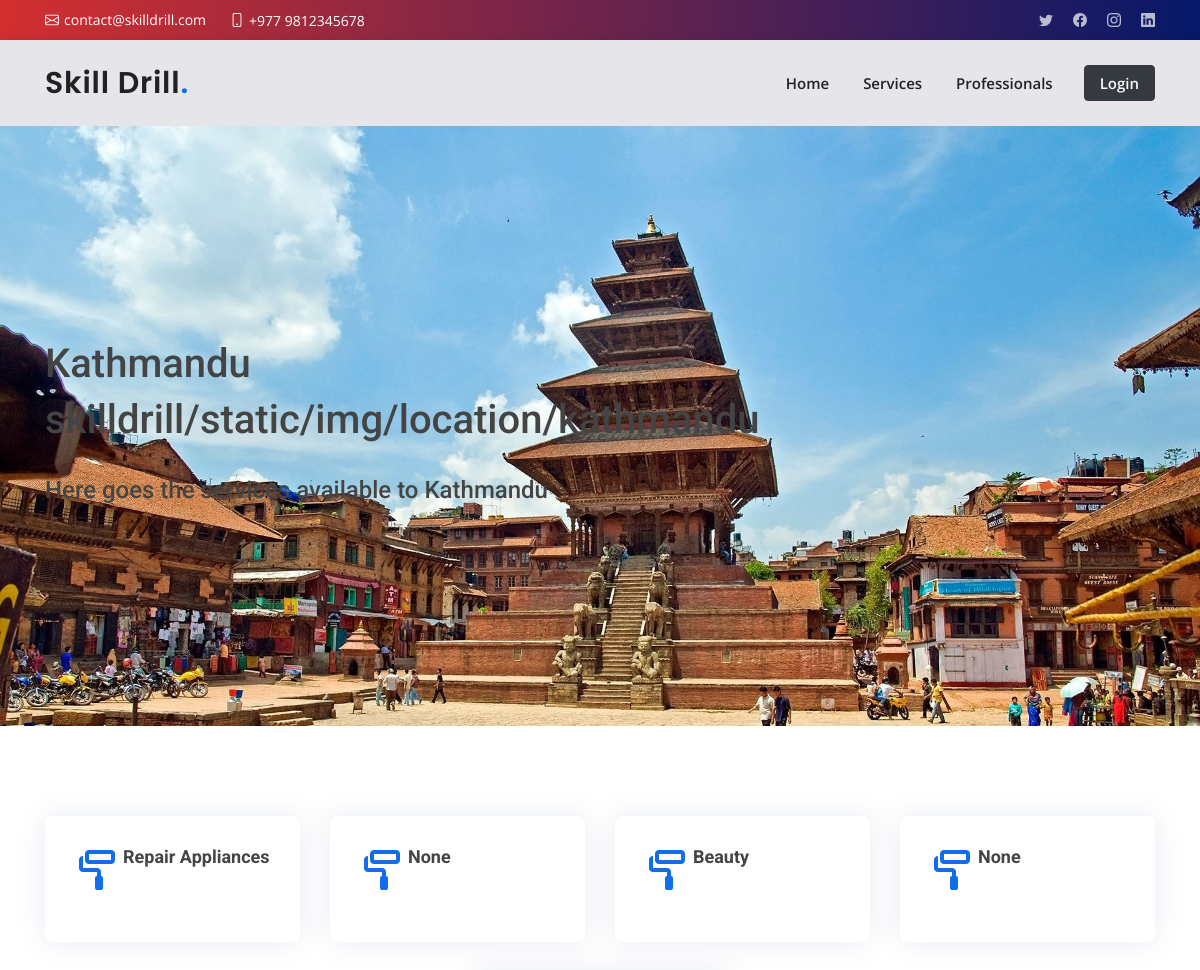
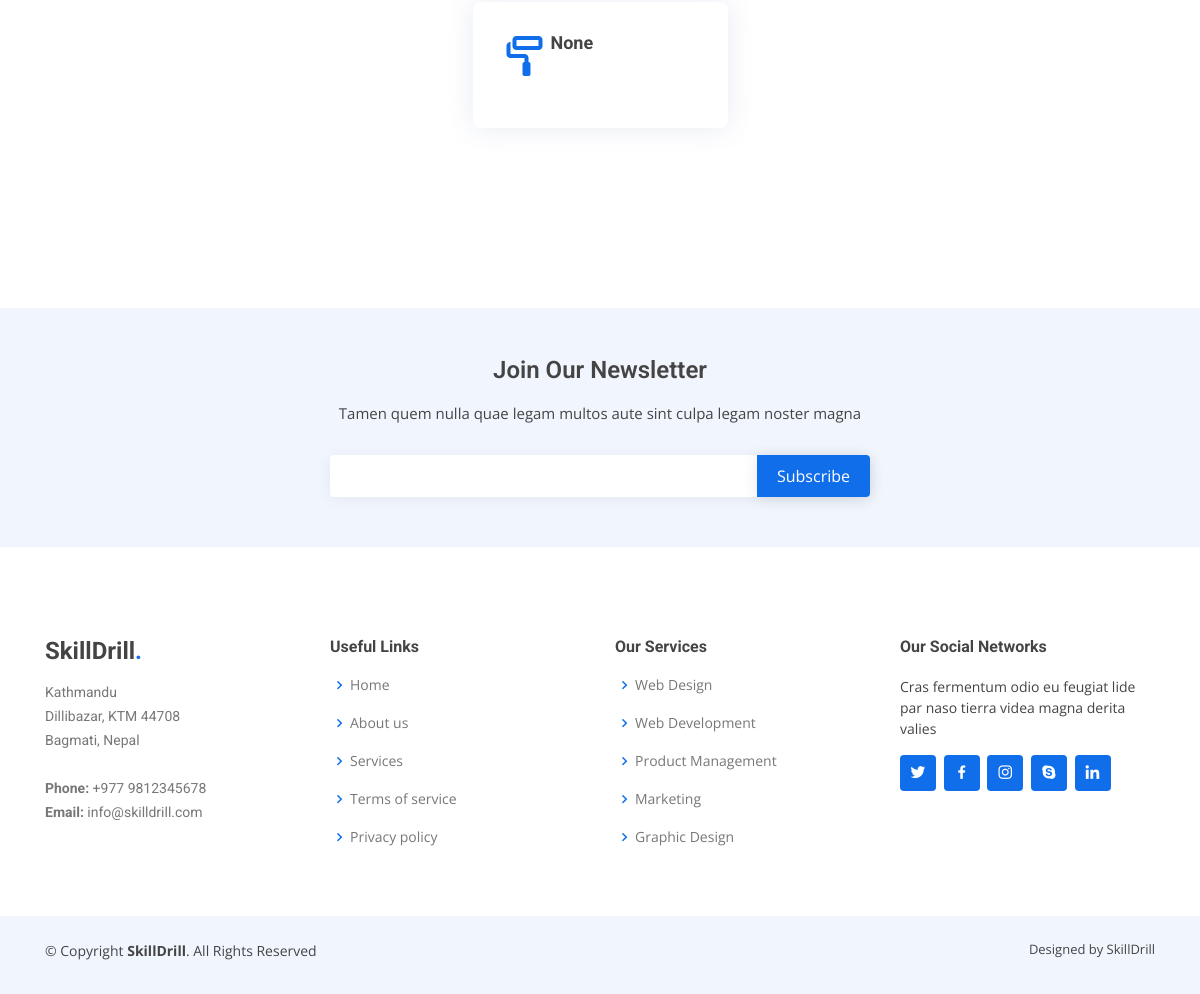
/locations/Kathmandu, run on the app's committed database (2 pictures, top to bottom).
### locations/models.py (models this page shows, shortened)
class Location(models.Model):
    location = models.CharField(max_length=200, null=True)
    cover = models.FileField(upload_to='skilldrill/static/img/location', default='img/location/kathmandu.jpeg')

class Services(models.Model):
    category = models.ForeignKey(Category, null=True, on_delete=models.CASCADE, related_name="rel_cat")
    title = models.CharField(max_length=200)
    charge = models.IntegerField()
    time = models.IntegerField(null=True)
    description = models.CharField(max_length=2000, null=True)
    professional = models.CharField(max_length=100) #Todo: Many to Many
    location = models.ManyToManyField(Location, blank=True, related_name="services")

class Category(models.Model):
    category = models.CharField(max_length=200)
    manager = models.CharField(max_length=100)
    def __str__(self):
        return self.category

### locations/views.py (the view)
# urls.py: path('<str:location_name>', views.location, name="location"),
def location(request, location_name): #, service_id
    locations = Location.objects.get(location=location_name)
    category = Category.objects.all()
    return render(request, "locations/location.html",{
        "locations":locations, "services":locations.services.all(), "category":locations.services.all()
    })

### locations/templates/locations/location.html (shortened to what this page needs)
{% extends 'layout.html' %}
{% load static %}
{% block body %}
{% include 'servicesNavbar.html' %}
<section id="lochero" style="background-image: url({% static 'img/location/bhaktapur.jpeg' %});" class="d-flex align-items-center">
  <div class="container" data-aos="zoom-out" data-aos-delay="100">
    <h1>{{ locations.location }}</h1>
    <h1>{{ locations.cover }}</h1>
    <h4>Here goes the services available to {{ locations.location }}</h4>
  </div>
</section>
<section id="featured-services" class="featured-services">
  <div class="container rounded">
    <div class="row justify-content-center">
      {% for cats in category %}
      <div class="col-md-6 col-lg-3 mb-5 mb-lg-0" type="button" data-toggle="modal" data-target=#modalCate>
        <div class="icon-box d-flex ">
          <div class="icon"><i class="bx bx-paint-roll"></i></div>
          <h4 class="title">{{ cats.category }}</h4>
        </div>
      </div>
      {% empty %}
      <h3>No Services Available</h3>
      {% endfor %}
    </div>
  </div>
</section>
<section>
</section>
{% endblock %}

### skilldrill/templates/layout.html (shortened to what this page needs)
<!DOCTYPE html>
{% load static %}
<html lang="en">
<head>
<link rel="stylesheet" href="https://maxcdn.bootstrapcdn.com/bootstrap/4.0.0/css/bootstrap.min.css">
<link href="{% static 'vendor/aos/aos.css' %}" rel="stylesheet">
<link href="{% static 'vendor/bootstrap/css/bootstrap.min.css'%}" rel="stylesheet">
<link href="{% static 'vendor/bootstrap-icons/bootstrap-icons.css'%}" rel="stylesheet">
<link href="{% static 'vendor/boxicons/css/boxicons.min.css' %}" rel="stylesheet">
<link href="{% static 'vendor/glightbox/css/glightbox.min.css' %}" rel="stylesheet">
<link href="{% static 'vendor/swiper/swiper-bundle.min.css' %}" rel="stylesheet">
<link href="https://maxcdn.bootstrapcdn.com/font-awesome/4.7.0/css/font-awesome.min.css" rel="stylesheet" />
<link rel="stylesheet" href="{% static 'css/bootstrap/bootstrap.min.css' %}">
<link href="{% static 'css/style.css' %}" rel="stylesheet">
</head>
<body>
{% block body %}
{% endblock %}
  <footer id="footer">
    <div class="footer-newsletter">
      <div class="container">
        <div class="row justify-content-center">
          <div class="col-lg-6">
            <h4>Join Our Newsletter</h4>
            <p>Tamen quem nulla quae legam multos aute sint culpa legam noster magna</p>
            <form action="" method="post">
              <input type="email" name="email"><input type="submit" value="Subscribe">
            </form>
          </div>
        </div>
      </div>
    </div>
    <div class="footer-top">
      <div class="container">
        <div class="row">
          <div class="col-lg-3 col-md-6 footer-contact">
            <h3>SkillDrill<span>.</span></h3>
            <p>
              Kathmandu <br>
              Dillibazar, KTM 44708<br>
              Bagmati, Nepal <br><br>
              <strong>Phone:</strong> +977 9812345678<br>
              <strong>Email:</strong> info@skilldrill.com<br>
            </p>
          </div>
          <div class="col-lg-3 col-md-6 footer-links">
            <h4>Useful Links</h4>
            <ul>
              <li><i class="bx bx-chevron-right"></i> <a href="#">Home</a></li>
              <li><i class="bx bx-chevron-right"></i> <a href="#">About us</a></li>
              <li><i class="bx bx-chevron-right"></i> <a href="#">Services</a></li>
              <li><i class="bx bx-chevron-right"></i> <a href="#">Terms of service</a></li>
              <li><i class="bx bx-chevron-right"></i> <a href="#">Privacy policy</a></li>
            </ul>
          </div>
          <div class="col-lg-3 col-md-6 footer-links">
            <h4>Our Services</h4>
            <ul>
              <li><i class="bx bx-chevron-right"></i> <a href="#">Web Design</a></li>
              <li><i class="bx bx-chevron-right"></i> <a href="#">Web Development</a></li>
              <li><i class="bx bx-chevron-right"></i> <a href="#">Product Management</a></li>
              <li><i class="bx bx-chevron-right"></i> <a href="#">Marketing</a></li>
              <li><i class="bx bx-chevron-right"></i> <a href="#">Graphic Design</a></li>
            </ul>
          </div>
          <div class="col-lg-3 col-md-6 footer-links">
            <h4>Our Social Networks</h4>
            <p>Cras fermentum odio eu feugiat lide par naso tierra videa magna derita valies</p>
            <div class="social-links mt-3">
              <a href="#" class="twitter"><i class="bx bxl-twitter"></i></a>
              <a href="#" class="facebook"><i class="bx bxl-facebook"></i></a>
              <a href="#" class="instagram"><i class="bx bxl-instagram"></i></a>
              <a href="#" class="google-plus"><i class="bx bxl-skype"></i></a>
              <a href="#" class="linkedin"><i class="bx bxl-linkedin"></i></a>
            </div>
          </div>
        </div>
      </div>
    </div>
    <div class="container py-4">
      <div class="copyright">
        &copy; Copyright <strong><span>SkillDrill</span></strong>. All Rights Reserved
      </div>
      <div class="credits">
        Designed by SkillDrill</a>
      </div>
    </div>
  </footer>
</body>
</html>

### skilldrill/templates/servicesNavbar.html (shortened to what this page needs)
{% load static %}
<section id="topbar" class="d-flex align-items-center ">
  <div class="container d-flex justify-content-center justify-content-md-between">
    <div class="contact-info d-flex align-items-center">
      <i class="bi bi-envelope d-flex align-items-center"><a href="mailto:contact@example.com">contact@skilldrill.com</a></i>
      <i class="bi bi-phone d-flex align-items-center ms-4"><span>+977 9812345678</span></i>
    </div>
    <div class="social-links d-none d-md-flex align-items-center">
      <a href="#" class="twitter"><i class="bi bi-twitter"></i></a>
      <a href="#" class="facebook"><i class="bi bi-facebook"></i></a>
      <a href="#" class="instagram"><i class="bi bi-instagram"></i></a>
      <a href="#" class="linkedin"><i class="bi bi-linkedin"></i></a>
    </div>
  </div>
</section>
<header id="header" class="d-flex align-items-center blur-backdrop-filter">
  <div class="container d-flex align-items-center justify-content-between">
    <h1 class="logo"><a href="{% url 'home' %}">Skill Drill<span>.</span></a></h1>
    <nav id="navbar" class="navbar">
      <ul>
        <li><a class="nav-link scrollto" href="/">Home</a></li>
        <li><a class="nav-link scrollto active" href="#featured-services">Services</a></li>
        <li><a class="nav-link scrollto " href="#professionals">Professionals</a></li>
        <li><button type="button" class="btn btn-dark">
          <a class="text text-light" href="#login">Login</a>
        </button></li>
      </ul>
    </nav>
  </div>
</header>

### data on the page
Location: location "Kathmandu", cover "skilldrill/static/img/location/kathmandu"
Services: category "Repair Appliances"
Services: category "None"
Services: category "Beauty"
Services: category "None"
Services: category "None"
